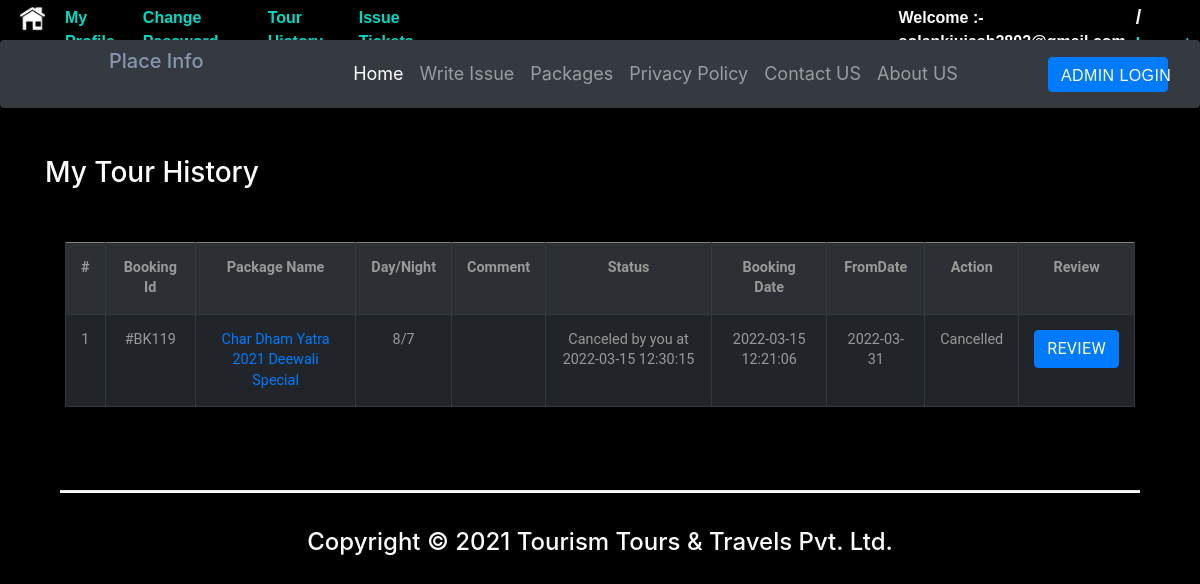
/PhpFile/tourHistory.php (signed in), run on the app's committed database.
### tables this page shows
CREATE TABLE `tblbooking` (
  `BookingId` int(11) NOT NULL,
  `PackageId` int(11) DEFAULT NULL,
  `UserEmail` varchar(100) NOT NULL,
  `Passengers` int(10) NOT NULL,
  `PassengersDetails` longtext NOT NULL,
  `TotalPrice` int(100) NOT NULL,
  `FromDate` varchar(200) NOT NULL,
  `Comment` mediumtext NOT NULL,
  `RegDate` timestamp NOT NULL DEFAULT current_timestamp(),
  `status` int(11) NOT NULL,
  `CancelledBy` varchar(5) NOT NULL,
  `UpdationDate` timestamp NULL DEFAULT NULL ON UPDATE current_timestamp()
);

CREATE TABLE `tbltourpackages` (
  `PackageId` int(11) NOT NULL,
  `PackageName` varchar(222) NOT NULL,
  `PackageType` varchar(134) NOT NULL,
  `PackageLocation` varchar(111) NOT NULL,
  `PackagePrice` int(11) NOT NULL,
  `Day/Night` varchar(100) NOT NULL,
  `PackageFetures` varchar(233) NOT NULL,
  `PackageDetails` mediumtext NOT NULL,
  `PackageImage` varchar(100) NOT NULL,
  `Creationdate` timestamp NOT NULL DEFAULT current_timestamp(),
  `UpdationDate` timestamp NULL DEFAULT NULL ON UPDATE current_timestamp()
);

CREATE TABLE `tblpages` (
  `id` int(11) NOT NULL,
  `type` varchar(233) NOT NULL,
  `detail` longtext NOT NULL
);

### PhpFile/tourHistory.php (the view, shortened to what this page needs)
<?php
include('header.php');
include "connection.php";
?>
<!DOCTYPE HTML>
<html>
<head>
<link href="css/bootstrap.css" rel='stylesheet' type='text/css' />
<link href="css/style.css" rel='stylesheet' type='text/css' />
<link href="css/font-awesome.css" rel="stylesheet">
<link href="css/animate.css" rel="stylesheet" type="text/css" media="all">
</head>
<body>
<div class="top-header">
<div class="privacy mt-5">
	<div class="container">
		<h3 class="wow fadeInDown animated animated" data-wow-delay=".5s" style="visibility: visible; animation-delay: 0.5s; animation-name: fadeInDown;">My Tour History</h3>
		<form name="chngpwd" id="ujash" method="post" onSubmit="return valid();">
	<p>
	<table border="1" width="100%" class="table table-striped table-dark">
<tr align="center">
<th>#</th>
<th>Booking Id</th>
<th>Package Name</th>
<th>Day/Night</th>
<th>Comment</th>
<th>Status</th>
<th>Booking Date</th>
<th>FromDate</th>
<th>Action</th>
<th>Review</th>
</tr>
<?php
$uemail=$_SESSION['Email'];
$sql1 = "SELECT tblbooking.BookingId as bookid,tblbooking.PackageId as pkgid,tbltourpackages.PackageName as packagename,tbltourpackages.`Day/Night` as `Day/Night`,tblbooking.Comment as comment,tblbooking.status as status,tblbooking.FromDate as fd,tblbooking.RegDate as regdate,tblbooking.CancelledBy as cancelby,tblbooking.UpdationDate as upddate from tblbooking join tbltourpackages on tbltourpackages.PackageId=tblbooking.PackageId where UserEmail='$uemail'";
$results1 = mysqli_query($conn,$sql1);
$cnt=1;
while($row = mysqli_fetch_assoc($results1)){
echo '<tr align="center">';
echo "<td>".$cnt."</td>";
echo "<td>#BK".$row['bookid']."</td>";
echo '<td><a id="link" href="Packagelist.php?PackageId='.$row["pkgid"].'">'.$row["packagename"].'</a></td>';
echo "<td>".$row['Day/Night']."</td>";
echo "<td>".$row['comment']."</td>";
echo "<td>";
if($row['status']==2 and  $row['cancelby']=='u')
{
  echo "Canceled by you at " .$row['upddate'];
}
echo "</td>";
echo "<td>".$row['regdate']."</td>";
echo "<td>".$row['fd']."</td>";
if($row['status']==2)
{
  echo "<td>Cancelled</td>";
}
else
{
  ?>
    <td><a id ="link2" href="tourHistory.php?bkid=<?php echo $row['bookid'];?>" onclick="return confirm('Do you really want to cancel booking')" >Cancel</a></td>
    <?php
    }
    $cnt=$cnt+1;
    if(strcmp(date('Y-m-d'),$row['fd'])>0){
    echo '<td><button class="btn btn-primary"><a href="http://localhost/Project/tourism/PhpFile/review.php?BKid='.$row["bookid"].'" id="review1">Review</a></button><br></td>';
    }
    else{
      echo "<td>You cannot Submit Review before Starting Date of Package</td>";
    }
  }
?>
	</table>
			</p>
			</form>
	</div>
</div>
<?php include('footer1.php');?>
</body>
</html>

### PhpFile/footer1.php (shortened to what this page needs)
<html>
    <head>
    <link rel="stylesheet" href="https://maxcdn.bootstrapcdn.com/bootstrap/4.0.0/css/bootstrap.min.css">
    <link rel="stylesheet" href="http://localhost/Project/tourism/PhpFile/myProject.css">
    </head>
<footer>
<?php
include "connection.php";
$sql2 = "SELECT * FROM tblpages";
$result2 = mysqli_query($conn,$sql2);
while($row = mysqli_fetch_array($result2)){
  if($row["type"] == "footer1"){
    echo $row["detail"];
  }
  else{
  }
}
?>
</footer>
</head>

### PhpFile/myProject.css (style rules this page uses)
body { color: white; margin: 0; padding: 0; background-color: black; }
hr { background-color: white; height: 2px; position: relative; top: 15px; }
form { background-color: white; color: black; padding: 20px; border-radius: 8px; z-index: -1111; }
footer , footer a { color: white; }
#myhr3 { width: 90%; margin-left: 5%; color: white; }
#copyright h4 { text-align: center; margin: 50px; }

### PhpFile/tourHistory.php (style rules this page uses)
body { color:white; }
#ujash { background-color:black; }
#link,#link2 { text-decoration:none; }
#review1 { text-decoration:none; color:white; }

### data on the page
tblbooking: BookingId "119", PackageId.PackageName "Char Dham Yatra 2021 Deewali Special", PackageId "8/7", UpdationDate "2022-03-15 12:30:15", RegDate "2022-03-15 12:21:06", FromDate "2022-03-31", status "Cancelled"
tblpages: detail "Copyright © 2021 Tourism Tours & Travels Pvt. Ltd."
